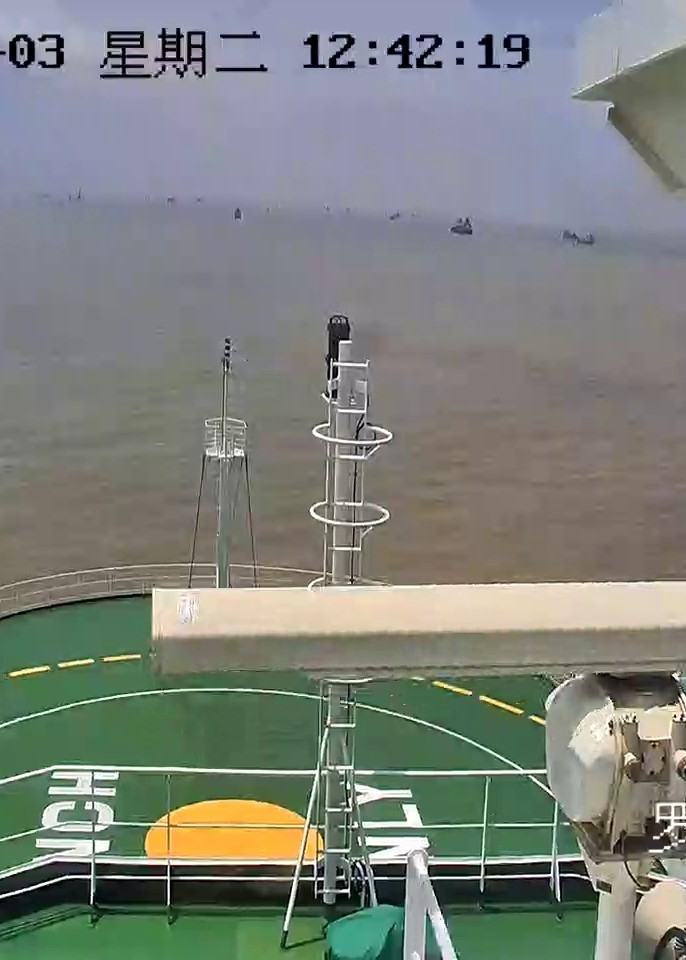
//> input picture 1.jpg, 686 x 960 px; its folder holds 3 pictures in this run
$ ./StitchImg   (built with g++ and OpenCV 4)
//> lines starting //> are read from the running program, lines starting //| are printed output that depends on the picture
### stdafx.h
// stdafx.h : 标准系统包含文件的包含文件，
// 或是经常使用但不常更改的
// 特定于项目的包含文件
//

#pragma once

#include "targetver.h"

#include <stdio.h>
#include <tchar.h>


// TODO:  在此处引用程序需要的其他头文件

### StitchImg.cpp
// StitchImg.cpp : 定义控制台应用程序的入口点。
//

#include "stdafx.h"
#include <iostream>
#include <vector>
#include <opencv2/opencv.hpp>
#include "opencv2/stitching.hpp"
#include "omp.h"
#include <opencv/cv.h>

#include <opencv2/core/utility.hpp>
#include "opencv2/imgproc.hpp"
#include "opencv2/videoio.hpp"
#include "opencv2/highgui.hpp"
#include "opencv2/calib3d.hpp"
#include "opencv2/xfeatures2d.hpp"
#include <ctype.h>
//#include <stitching/stitcher.hpp>
using namespace std;
using namespace cv;

#define SURF_MATCH_CONFIDENCE 0.65f
#define ORB_MATCH_CONFIDENCE  0.3f


#define DATESET_COUNT 8
#define METHOD_COUNT 5
using namespace cv;
using namespace std;
using namespace xfeatures2d;


static inline Ptr<detail::FeaturesFinder> getFeatureFinder(const std::string& name)
{
	if (name == "orb")
		return makePtr<detail::OrbFeaturesFinder>();
	else if (name == "surf")
		return makePtr<detail::SurfFeaturesFinder>();
	else if (name == "akaze")
		return makePtr<detail::AKAZEFeaturesFinder>();
	else
		return Ptr<detail::FeaturesFinder>();
}
static std::string GetParam()
{
	return "surf";
}
int main()
{
	// [105 lines of commented-out code are left out]


	string strDateset[DATESET_COUNT];
	strDateset[0] = "bark"; strDateset[1] = "bikes"; strDateset[2] = "boat"; strDateset[3] = "graf"; strDateset[4] = "leuven";
	strDateset[5] = "trees"; strDateset[6] = "ubc"; strDateset[7] = "wall";
	string strMethod[METHOD_COUNT];
	strMethod[0] = "SIFT"; strMethod[1] = "SURF"; strMethod[2] = "BRISK"; strMethod[3] = "ORB"; strMethod[4] = "AKAZE";
	////递归读取目录下全部文件
	vector<string> files;
	Mat descriptors1;
	std::vector<KeyPoint> keypoints1;
	Mat descriptors2;
	std::vector<KeyPoint> keypoints2;
	std::vector< DMatch > matches;
	std::vector< DMatch > good_matches;
	////用于模型验算
	int innersize = 0;
	Mat img1;
	Mat imgn;
	int64 t = getTickCount();
	std::cout << "ＳＩＦＴ、ＳＵＲＦ、ＢＲＩＳＫ、ＯＲＢ、A K A Z E算法测试实验开始" << endl;
	//遍历各种特征点寻找方法
	for (int imethod = METHOD_COUNT - 1; imethod < METHOD_COUNT; imethod++)
	{

		string _strMethod = strMethod[imethod];
		std::cout << "开始测试" << _strMethod << "方法" << endl;
		//遍历各个路径
		for (int idateset = 0; idateset < DATESET_COUNT; idateset++)
		{
			//获得测试图片绝对地址
			string path = "E:/template/dateset/" + strDateset[idateset];
			std::cout << "数据集为" << strDateset[idateset];
			//获得当个数据集中的图片
			//GO::getFiles(path, files, "r");
			std::cout << " 共" << files.size() << "张图片" << endl;
			files.push_back("1.jpg");
			files.push_back("2.jpg");
			files.push_back("3.jpg");

			for (int iimage = 1; iimage < files.size(); iimage++)
			{
				//使用img1对比余下的图片，得出结果
				img1 = imread(files[0], 0);
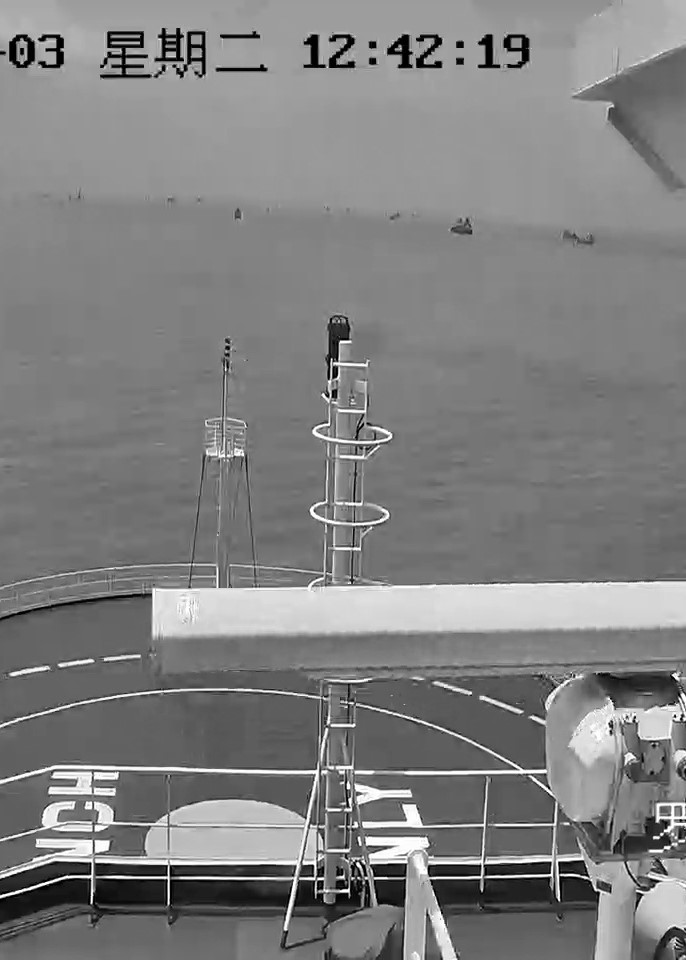
//> img1: 960 rows x 686 cols, CV_8UC1; min 0, max 255, mean 128.1
				imgn = imread(files[iimage], 0);
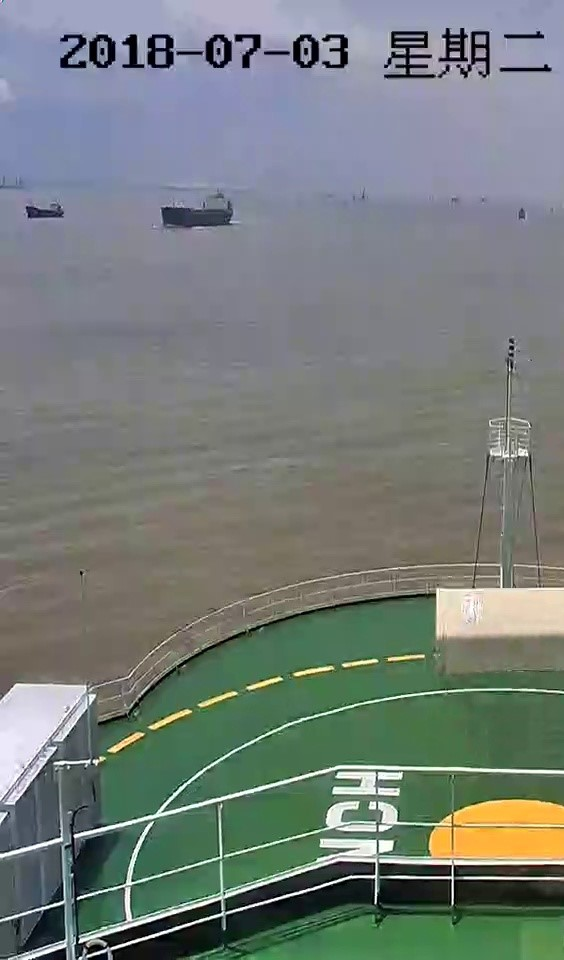
//> input picture 2.jpg, 564 x 960 px
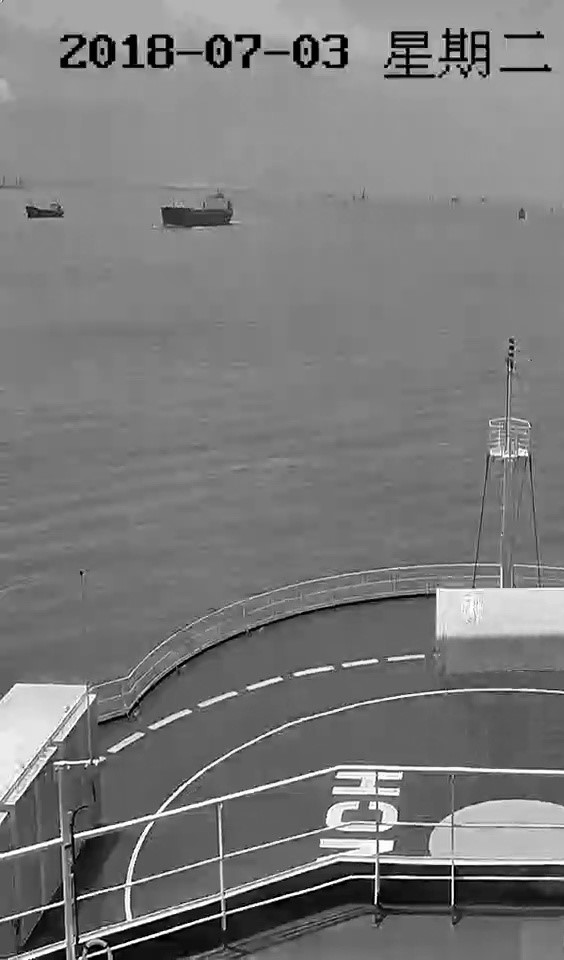
//> imgn: 960 rows x 564 cols, CV_8UC1; min 0, max 255, mean 122.3
				//生成特征点算法及其匹配方法
				Ptr<Feature2D>  extractor;
				BFMatcher matcher;
				switch (imethod)
				{
				case 0: //"SIFT"
					extractor = SIFT::create();
					matcher = BFMatcher(NORM_L2);
					break;
				case 1: //"SURF"
					extractor = SURF::create();
					matcher = BFMatcher(NORM_L2);
					break;
				case 2: //"BRISK"
					extractor = BRISK::create();
					matcher = BFMatcher(NORM_HAMMING);
					break;
				case 3: //"ORB"
					extractor = ORB::create();
					matcher = BFMatcher(NORM_HAMMING);
					break;
				case 4: //"AKAZE"
					extractor = AKAZE::create();
					matcher = BFMatcher(NORM_HAMMING);
					break;
				}
				try
				{
					extractor->detectAndCompute(img1, Mat(), keypoints1, descriptors1);
//> keypoints1 = 1478 keypoints; strongest (x, y, size): (102, 845, 8.1), (411, 816, 16.1), (372, 44, 5.7), (460, 44, 5.7)
					extractor->detectAndCompute(imgn, Mat(), keypoints2, descriptors2);
//> keypoints2 = 1125 keypoints; strongest (x, y, size): (386, 845, 8.1), (160, 43, 5.7), (64, 62, 8.1), (335, 58, 8.1)
					matcher.match(descriptors1, descriptors2, matches);
//> matches = 1478 matches
				}
				catch (...)
				{
					cout << " 特征点提取时发生错误 " << endl;
					continue;
				}

				//对特征点进行粗匹配
				double max_dist = 0;
				double min_dist = 100;
				for (int a = 0; a < matches.size(); a++)
				{
					double dist = matches[a].distance;
					if (dist < min_dist) min_dist = dist;
					if (dist > max_dist) max_dist = dist;
				}
//> this loop made 1478 passes
//> (dist, min_dist, max_dist) on pass 1: (5, 5, 5)
//> (dist, max_dist) on passes 6, 11, 12, 33, 42, 44: (9, 9), (10, 10), (118, 118), (128, 128), (139, 139), (140, 140)
//> after the loop, min_dist = 0; max_dist = 170
				for (int a = 0; a < matches.size(); a++)
				{
					if (matches[a].distance <= max(2 * min_dist, 0.02))
						good_matches.push_back(matches[a]);
				}
				if (good_matches.size() < 4)
				{
					cout << " 有效特征点数目小于4个，粗匹配失败 " << endl;
					continue;
				}
				//通过RANSAC方法，对现有的特征点对进行“提纯”
				std::vector<Point2f> obj;
				std::vector<Point2f> scene;
				for (int a = 0; a < (int)good_matches.size(); a++)
				{
					//分别将两处的good_matches对应的点对压入向量,只需要压入点的信息就可以
					obj.push_back(keypoints1[good_matches[a].queryIdx].pt);
					scene.push_back(keypoints2[good_matches[a].trainIdx].pt);
				}
//> this loop made 28 passes
				//计算单应矩阵（在calib3d中)
				Mat H;
				try
				{
					H = findHomography(obj, scene);
//> H = [[1, -4.87e-05, 284], [-4.55e-05, 1, 0.00874], [4.9e-08, -1.33e-07, 1]]
				}
				catch (...)
				{
					cout << " findHomography失败 " << endl;
					continue;
				}
				if (H.rows < 3)
				{
					cout << " findHomography失败 " << endl;
					continue;
				}
				//计算内点数目
				Mat matObj;
				Mat matScene;
				CvMat* pcvMat = &(CvMat)H;
				const double* Hmodel = pcvMat->data.db;
//> (the run ends here: the program crashes, at `double Htmp = Hmodel[6];`)
